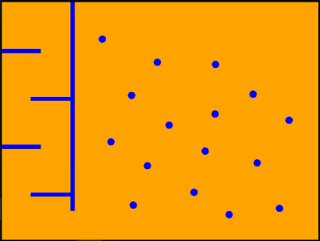
%> input picture matlab/shaastra/shaastra testing/useful work/12/AshCode/useful work/iitmArena.jpg, 320 x 241 px
$ octave circles.m   (GNU Octave 9; MATLAB toolbox functions it lacks are replaced by stand-ins)
%> lines starting %> are read from the running program, lines starting %| are printed output that depends on the picture; in (x1, y1, x2, y2) boxes, pixels count from 0 and x2, y2 are one past the last pixel; in counts of white or black regions, pixels touching at a corner belong together; the program's own positions count from 1
### matlab/shaastra/Wednesday, September 16 2009/useful work/findcircles.m
function [ count_circles, centers,diameters] = findcircles(input,tolcirc)
count_circles=0;
diameters=0;
centers=[0, 0];
% SPECIFIC PURPOSE: To identify features in a binary image, to locate circles among the
%                   features, their centers and the distance between the first two.
%
% DESCRIPTION: Features are assumed to be made up of ones, against a background of zeros.

tolsize = 1;
% Tolerance for rejecting small features (diameters). Range [1,2,3...]
% To reject ever larger features, increase to higher integers.

if length(find(input~=0 & input~=1)) > 0, error('Input must be binary'), end
input = bwmorph(bwmorph(bwmorph(input,'spur'),'clean'),'fill');
[numbers,features] = bwlabel(input);
count_circles = 0; centers = [0 0]; separation12 = [];

for i = 1:features
    [I,J] = find(numbers == i);
    rows = min(I):max(I); columns = min(J):max(J);
    rows = min(rows):min([size(input,1) min(rows)+max([length(rows) length(columns)])-1]);
    columns = min(columns):min([size(input,2) min(columns)+max([length(rows) length(columns)])-1]);
    testitem = input(rows,columns);
    % testitem is a square containing the feature.
    diameter = max([length(rows) length(columns)]);
    circle = imcircle(diameter);
    circle = circle(1:length(rows),1:length(columns));
    % circle is compared to testitem.
    if (length(find(xor(testitem,circle))) < round(tolcirc*diameter^2)) & (diameter >= tolsize)...
            & length(rows)/length(columns) >= 0.5 & length(rows)/length(columns) <= 2,
        count_circles = count_circles + 1;
        center_rows = rows(1):rows(1)+diameter-1;
        center_columns = columns(1):columns(1)+diameter-1;
        centers(count_circles,:) = mean([center_rows;center_columns]')-0.5;
        diameters(count_circles,:)=diameter;
    end
end
if count_circles > 1, separation12 = norm(centers(2,:)-centers(1,:)); end

%%%%%%%%%%%%%%%%%%%%%%%%%%%%%%%%%%%%%%%%%%%%%%%%%%%%%%%%%%%%%%%%%%%
%%%%%%%%%%%%%%%%%%%%%%%%%%%%%%%%%%%%%%%%%%%%%%%%%%%%%%%%%%%%%%%%%%
function y = imcircle(n)

% y = imcircle(n);
%
% Draw a solid circle of ones with diameter n pixels
% in a square of zero-valued pixels.
%
% Example: y = imcircle(128);

if rem(n,1) > 0,
   disp(sprintf('n is not an integer and has been rounded to %1.0f',round(n)))
   n = round(n);
end

if n < 1     % invalid n
   error('n must be at least 1')

elseif n < 3 % trivial n
   y = ones(n);

elseif rem(n,2) == 0,  % even n

   DIAMETER = n;
   diameter = n-1;
   RADIUS = DIAMETER/2;
   radius = diameter/2;
   height_45 = round(radius/sqrt(2));
   width = zeros(1,RADIUS);
   semicircle = zeros(DIAMETER,RADIUS);

   for i  = 1 : height_45
       upward = i - 0.5;
       sine = upward/radius;
       cosine = sqrt(1-sine^2);
       width(i) = ceil(cosine * radius);
   end

   array = width(1:height_45)-height_45;

   for j = max(array):-1:min(array)
       width(height_45 + j) = max(find(array == j));
   end

   if min(width) == 0
      index = find(width == 0);
      width(index) = round(mean([width(index-1) width(index+1)]));
   end

   width = [fliplr(width) width];

   for k  = 1 : DIAMETER
       semicircle(k,1:width(k)) = ones(1,width(k));
   end

   y = [fliplr(semicircle) semicircle];

else   % odd n

   DIAMETER = n;
   diameter = n-1;
   RADIUS = DIAMETER/2;
   radius = diameter/2;
   semicircle = zeros(DIAMETER,radius);
   height_45 = round(radius/sqrt(2) - 0.5);
   width = zeros(1,radius);

   for i  = 1 : height_45
       upward = i;
       sine = upward/radius;
       cosine = sqrt(1-sine^2);
       width(i) = ceil(cosine * radius - 0.5);
   end

   array = width(1:height_45) - height_45;

   for j = max(array):-1:min(array)
       width(height_45 + j) = max(find(array == j));
   end

   if min(width) == 0
      index = find(width == 0);
      width(index) = round(mean([width(index-1) width(index+1)]));
   end

   width = [fliplr(width) max(width) width];

   for k  = 1 : DIAMETER
       semicircle(k,1:width(k)) = ones(1,width(k));
   end

   y = [fliplr(semicircle) ones(DIAMETER,1) semicircle];

end

### matlab/shaastra/shaastra testing/useful work/12/AshCode/useful work/circles.m

global noNodes
% global noRows
% global noColumns
global LINK
global BFSpath

final=imread('iitmArena.jpg');
%> final is the input picture: size 241x320x3 uint8; mean R, G, B 240.9, 154.6, 8.7
[sizex sizey]=size(final);
%> sizex = 241; sizey = 960
% final=imcrop(final,[75 1 sizey-75 sizex]);
% imshow(final)

maxRed=25;
maxGreen=25;
maxBlue=25;
minBlue=150;


% toCirc=zeros(sizex,sizey);

toCirc=(final(:,:,1)<=maxRed) & ((final(:,:,2)<=maxGreen)) & ((final(:,:,3)>=minBlue));
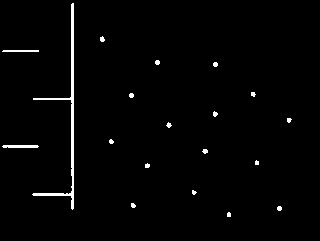
%> toCirc: size 241x320 logical; 1.7% white; 19 white regions (6 under 20 px), largest, box (x1, y1, x2, y2) and area: (32, 3, 74, 210) 790, (2, 145, 39, 148) 106, (2, 50, 39, 52) 73

% imtool(toCirc);

[cnt c d]=findcircles(toCirc,.5);           % increase 2nd argument to detect small circles...... change below also
%> in findcircles, `[numbers,features] = bwlabel(input);`: numbers: size 241x320 double; 20 distinct labels, from 0 to 19
%> in findcircles, `[numbers,features] = bwlabel(input);`: features = 19
%> the loop in findcircles, `for i = 1:features` made 19 passes
%> (DIAMETER in imcircle, RADIUS in imcircle, radius in imcircle, height_45 in imcircle, array in imcircle, width in imcircle, center_rows) on passes 4 to 13: (6, 3, 2.5, 2, [1 0], [1 2 3 3 2 1], [37 38 39 40 41 42]), (5, 2.5, 2, 1, 1, [1 2 2 2 1], [140 141 142 143 144]), (5, 2.5, 2, 1, 1, [1 2 2 2 1], [94 95 96 97 98]), (5, 2.5, 2, 1, 1, [1 2 2 2 1], [204 205 206 207 208]), (5, 2.5, 2, 1, 1, [1 2 2 2 1], [164 165 166 167 168]), (5, 2.5, 2, 1, 1, [1 2 2 2 1], [61 62 63 64 65]), (6, 3, 2.5, 2, [1 0], [1 2 3 3 2 1], [123 124 125 126 127 128]), (5, 2.5, 2, 1, 1, [1 2 2 2 1], [191 192 193 194 195]), (6, 3, 2.5, 2, [1 0], [1 2 3 3 2 1], [150 151 152 153 154 155]), (5, 2.5, 2, 1, 1, [1 2 2 2 1], [63 64 65 66 67])
%> (rows, DIAMETER in imcircle, RADIUS in imcircle, radius in imcircle, height_45 in imcircle, array in imcircle) on passes 1 to 2: ([51 52], 37, 18.5, 18, 12, [6 6 6 6 5 5 5 4 4 3 2 1]), ([146 147 148], 37, 18.5, 18, 12, [6 6 6 6 5 5 5 4 4 3 2 1])
%> after the loop in findcircles, `for i = 1:features`: centers = 16 rows, first 12: [39 103; 141.5 111.5; 95.5 131.5; 205.5 133.5; 165.5 147.5; 62.5 157.5; 125 169; 192.5 194.5; 152 205; 64.5 215.5; 114 216; 214.5 229.5]; diameters = [6; 5; 5; 5; 5; 5; 6; 5; 6; 5; 6; 5; 5; 5; 5; 5]
%> in findcircles, `separation12 = norm(centers(2,:)-centers(1,:))`: separation12 = 102.9
%> cnt = 16; c has the same summary as centers in findcircles; d = [6; 5; 5; 5; 5; 5; 6; 5; 6; 5; 6; 5; 5; 5; 5; 5]
imshow(toCirc);
hold on;

plot(c(:,2) , c(:,1), '*');
hold off;
toCirc=imcrop(toCirc , [min(c(:,2))-sizex/15 min(c(:,1))-sizey/15 sizex sizey-(min(c(:,1))-sizex/15)] );
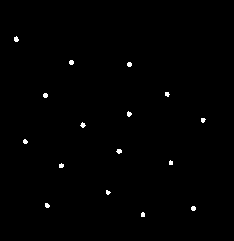
%> toCirc: size 241x234 logical; 0.57% white; 16 white regions (6 under 20 px), largest, box (x1, y1, x2, y2) and area: (14, 36, 19, 42) 22, (116, 149, 122, 154) 22, (69, 60, 74, 65) 21
% figure, imshow(toCirc);

[sizex sizey]=size(toCirc);
%> sizey = 234

% toCirc=zeros(sizex,sizey);

% toCirc=(final(:,:,1)<=maxRed) & ((final(:,:,2)<=maxGreen)) & ((final(:,:,3)>=minBlue));

% imtool(toCirc);

[cnt centres dia]=findcircles(toCirc,.5);
%> in findcircles (call 2), `[numbers,features] = bwlabel(input);`: numbers: size 241x234 double; 17 distinct labels, from 0 to 16
%> the loop in findcircles (call 2), `for i = 1:features` made 16 passes
%> after the loop in findcircles (call 2), `for i = 1:features`: centers = 16 rows, first 12: [39 17; 141.5 25.5; 95.5 45.5; 205.5 47.5; 165.5 61.5; 62.5 71.5; 125 83; 192.5 108.5; 152 119; 64.5 129.5; 114 130; 214.5 143.5]
%> centres has the same summary as centers in findcircles; dia = [6; 5; 5; 5; 5; 5; 6; 5; 6; 5; 6; 5; 5; 5; 5; 5]
% figure,imshow(toCirc);
% hold on;


%plot(centres(:,2) , centres(:,1), '*');
p=[];
for i=1:size(centres,1)%-1

	for j=1:size(centres,1)%-1

		plot(centres(i,2),centres(j,1) ,'*');

		p=[p;centres(i,1) centres(j,2)];

% 		plot(j * sizey /size(centres,1),i * sizex /size(centres,1),'*');
%
% 		p=[p;j * sizey /size(centres,1),i * sizex /size(centres,1)];


	end


end
%> after the loop, p = 256 rows, first 12: [39 17; 39 25.5; 39 45.5; 39 47.5; 39 61.5; 39 71.5; 39 83; 39 108.5; 39 119; 39 129.5; 39 130; 39 143.5]
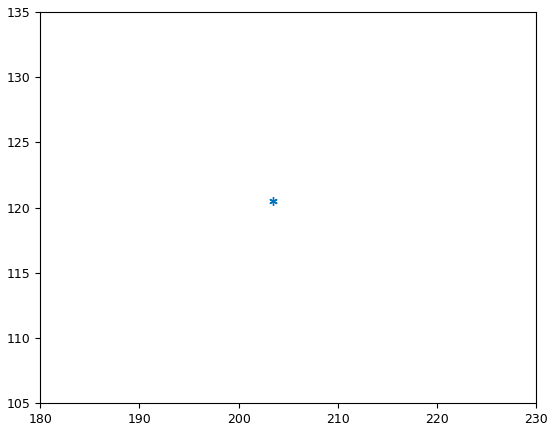
%> figure redrawn from the program's plot data

cn=0;
minPtCentreDist=size(toCirc,1)/20;                  % careful.... set a value dat avoids hardcoding ... lik sizex/10 or so
%> minPtCentreDist = 12.05
minPtDist=size(toCirc,1)/20;
%> minPtDist = 12.05
maxEdgeVal=size(toCirc,1)/8;
%> maxEdgeVal = 30.12


addHeight=size(toCirc,1)/20;
%> addHeight = 12.05
addWidth=size(toCirc,2)/20;
%> addWidth = 11.7

for i=1:size(toCirc,1)/10:size(toCirc,1)        % add some points at borders
    p=[p;addHeight i];
    p=[p;size(toCirc,1)-addHeight i];

end
%> after the loop, p = 276 rows, first 12: [39 17; 39 25.5; 39 45.5; 39 47.5; 39 61.5; 39 71.5; 39 83; 39 108.5; 39 119; 39 129.5; 39 130; 39 143.5]
for i=1:size(toCirc,2)/10:size(toCirc,2)        % add some points at borders
    p=[p;i addWidth];
    p=[p;i size(toCirc,2)-addWidth];

end
%> after the loop, p = 296 rows, first 12: [39 17; 39 25.5; 39 45.5; 39 47.5; 39 61.5; 39 71.5; 39 83; 39 108.5; 39 119; 39 129.5; 39 130; 39 143.5]


ptsIndToRemove=find(p(:,1)==1 | p(:,2)==1);
%> ptsIndToRemove = [257; 258; 277; 278]

for i=1:length(centres)
    for j=1:length(p)
        if( sqrt( ( (centres(i,1)-p(j,1))^2 + (centres(i,2)-p(j,2))^2 ) ) <=minPtCentreDist )
            p(j,:)=[0 0];cn=cn+1;
        end

    end

end
%> after the loop, cn = 76; p = 296 rows, first 12: [0 0; 0 0; 39 45.5; 39 47.5; 39 61.5; 39 71.5; 39 83; 39 108.5; 39 119; 39 129.5; 39 130; 39 143.5]

for i=1:length(ptsIndToRemove)
    p(ptsIndToRemove(i),:)=[0 0];
end
%> this loop made 4 passes

p=[nonzeros(p(:,1)) nonzeros(p(:,2))];
%> p = 216 rows, first 12: [39 45.5; 39 47.5; 39 61.5; 39 71.5; 39 83; 39 108.5; 39 119; 39 129.5; 39 130; 39 143.5; 39 167.5; 39 171.5]

% figure,imshow(toCirc);
% hold on;
%
% plot(p(:,2),p(:,1) , '*');


valid=ones(length(p));
%> valid: size 216x216 double; every value is 1
for i=1:length(p)

    if(valid(i)==1)

        for j=1:length(p)

            if(i~=j && valid(j)==1 && sqrt( ( (p(i,1)-p(j,1))^2 + (p(i,2)-p(j,2))^2 ) ) <= minPtDist )

%                 find(centres(:,2)== )

                valid(j)=0;
                p(i,:)=(p(i,:)+p(j,:))/2;
                p(j,:)=[0 0];

            end


        end
    end

end
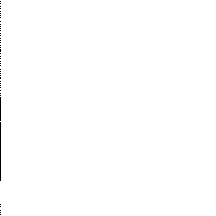
%> valid: size 216x216 double; values 0 (black) and 1 (white), 99.7% white; black in thin lines or dots, all inside (x1, y1, x2, y2) = (0, 1, 1, 215)
%> after the loop, p = 216 rows, first 12: [39 46.5; 0 0; 39 66.5; 0 0; 39 83; 39 113.8; 0 0; 39 129.8; 0 0; 39 143.5; 39 169.5; 0 0]
p=[nonzeros(p(:,1)) nonzeros(p(:,2))];
%> p = 86 rows, first 12: [39 46.5; 39 66.5; 39 83; 39 113.8; 39 129.8; 39 143.5; 39 169.5; 39 198.5; 149.4 46.75; 149.4 67.75; 146.8 83; 141.5 108.5]
% figure,imshow(toCirc);
% hold on;
%
% plot(p(:,2),p(:,1) , '*');
finalPoints=p;
%> finalPoints has the same summary as p


%%

minCircLineDist=2*max(dia);               % centre to line perpendicular min dist ... reduce value for a better links
%> minCircLineDist = 12

bbOffsetX=size(toCirc,2)/10;
%> bbOffsetX = 23.4
bbOffsetY=size(toCirc,1)/10;
%> bbOffsetY = 24.1
bb=[];
LINK=zeros(size(p,1));
%> LINK: size 86x86 double; every value is 0
linkFlag=1;
for i=1:size(p,1)
    for j=1:size(p,1)
%         i=9;
%         j=10;
%
        if(i==j)
            continue;
%             disp('*************blah blah 1111111111************');
        end
% 	bb = [startX startY ednX endY]
        bb=[max((min(p(i,2),p(j,2))-bbOffsetX),1) max((min(p(i,1),p(j,1))-bbOffsetY),1) ...
            min((max(p(i,2),p(j,2))+bbOffsetX),size(toCirc,2)) min((max(p(i,1),p(j,1))+bbOffsetY),size(toCirc,1))];
        circIndBB=find(centres(:,2)>=bb(1) & centres(:,1)>=bb(2) & centres(:,2)<=bb(3) & centres(:,1)<=bb(4));
        linkFlag=1;
        dist=sqrt( ( (p(i,1)-p(j,1))^2 + (p(i,2)-p(j,2))^2 ) );
        for k=1:size(circIndBB,1)

%             height=abs(det([p(i,2) p(i,1) 1;p(j,2) p(j,1) 1;centres(circIndBB(k),2) centres(circIndBB(k),1) 1; ]) )/dist
            if ( abs(det([p(i,2) p(i,1) 1;p(j,2) p(j,1) 1;centres(circIndBB(k),2) centres(circIndBB(k),1) 1; ]) )/dist >= minCircLineDist )
                continue;

%             disp('*************blah blah 22222222222222************');
            else

%                 line : Ax+By=C
                A=(p(j,1) - p(i,1));        % y2-y1
                B=-1*(p(j,2) - p(i,2));        % x2-x1
                C=(p(i,2)*p(j,1) - p(j,2)*p(i,1));     %x1y2 - x2y1

%                 using cramer rule....
                x=(det([C B;-1*(A*centres(circIndBB(k),1)-B*centres(circIndBB(k),2)) -1*A]))/(-1*(A*A+B*B));      % ratio pointx
                y=(det([A C;B -1*(A*centres(circIndBB(k),1)-B*centres(circIndBB(k),2))]))/(-1*(A*A+B*B));         % ratio pointy

                distPt1=sqrt( ( (p(i,1)-y)^2 + (p(i,2)-x)^2 ) );
                distPt2=sqrt( ( (y-p(j,1))^2 + (x-p(j,2))^2 ) );
%                 if((dist+distPt1==distPt2 || dist+distPt2==distPt1))
%                     continue;
                if(distPt1+distPt2>=dist-10 && distPt1+distPt2<=dist+10)
                    linkFlag=0;
% [7 lines of commented-out code are left out]
                end

            end

        end

        if(linkFlag==1)
            LINK(i,j)=dist;
        end


    end
end
%> this loop made 86 passes
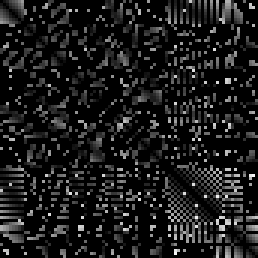
%> LINK: size 86x86 double (shown 3 times larger); min 0, max 247, mean 27.7
%> after the loop, A = -70.2; B = 210.6; C = 28957.5; distPt1 = 28.3; distPt2 = 193.7; x = 195.5; y = 202.7
% [14 lines of commented-out code are left out]

imshow(toCirc);
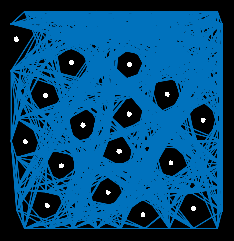
%> figure redrawn from the program's plot data
hold on;
for i=1:size(p,1)
    for j=1:size(p,1)
        if(LINK(i,j)~=0)
            line([p(i,2) p(j,2)], [p(i,1) p(j,1)]);

        end

    end
end


%%
% noColumns=noRows=size(p,1);
noNodes=size(p,1);
%> noNodes = 86

ret=BFS(15,40);         % working...
figure,imshow(toCirc);
hold on;
% for i=1:length(find(BFSpath))
    plot(p(BFSpath(find(BFSpath(:))),2) , p(BFSpath(find(BFSpath(:))),1) );
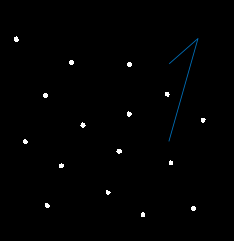
%> figure redrawn from the program's plot data
% end
